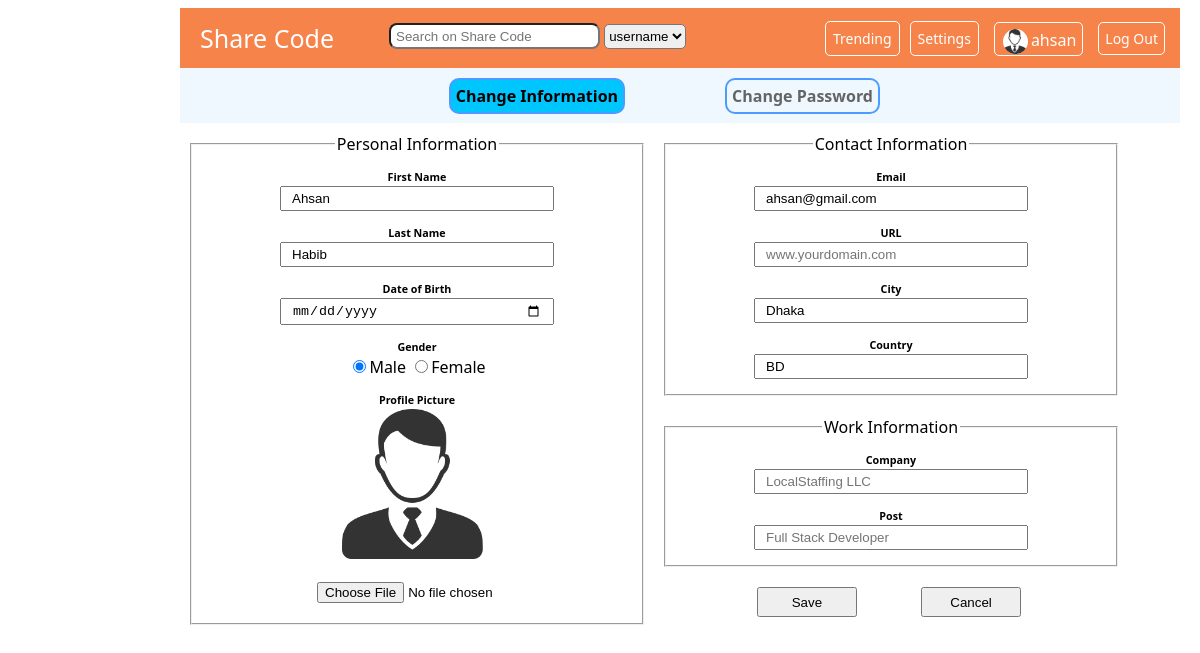
/setting.php (signed in), run on the app's committed database.
### tables this page shows
CREATE TABLE `users` (
  `userid` int(10) NOT NULL,
  `username` varchar(20) DEFAULT NULL,
  `pass` varchar(20) DEFAULT NULL,
  `firstname` varchar(20) DEFAULT NULL,
  `lastname` varchar(20) DEFAULT NULL,
  `dob` date DEFAULT NULL,
  `gender` varchar(10) DEFAULT NULL,
  `email` varchar(200) DEFAULT NULL,
  `url` varchar(100) DEFAULT NULL,
  `city` varchar(20) DEFAULT NULL,
  `country` varchar(20) DEFAULT NULL,
  `company` varchar(20) DEFAULT NULL,
  `post` varchar(20) DEFAULT NULL
);

### setting.php (the view, shortened to what this page needs)
<?php session_start();
include_once 'includes/config.php';
$me = $_SESSION['userid'];
$sql = "SELECT * FROM users WHERE userid=$me";
$result = mysqli_query($conn,$sql);
$row = mysqli_fetch_assoc($result);
$imgsrc = "pp/".$me;
if(!file_exists($imgsrc)){
    $imgsrc = "pp.png";
}
?>
<!DOCTYPE html>
<html>
<head>
    <link rel="stylesheet" type="text/css" href="styles/pstyle.css">
</head>
<body>
    <header class="personal_header">
        <a id="homelink" href="personal.php">Share Code</a>
        <form id="search" action="search.php">
            <input name="search" type="text" placeholder="Search on Share Code">
            <select name="soption" >
                <option value="username">username</option>
            </select>
        </form>
        <a id="logout" href="logout.php"> Log Out </a>
        <a id="usernameh" href="personal.php">
            <img src="<?php echo $imgsrc;?>" height="25" width="25">
            <p id="usernamep"><?php echo $_SESSION['username']?> </p>
        </a>
        <a id="setting" href="setting.php">Settings</a>
        <a id="trend" href="popular.php"> Trending </a>
    </header>
    <div>
        <div class="changeselect">
            <a href="changepass.php"> Change Password </a>
            <a class="changecurrent" href="setting.php"> Change Information </a> </div>
        <form class="settings_form" action="includes/settingform.php" method="POST" enctype="multipart/form-data">
            <fieldset>
                <legend>Personal Information</legend>
                <h6>First Name</h6>
                <input name="sfname" type="text" placeholder="First Name" value="<?php echo $row['firstname'];?>">
                <h6>Last Name</h6>
                <input name="slname" type="text" placeholder="Last Name" value= "<?php echo $row['lastname'];?>" >
                <h6>Date of Birth</h6>
                <input name="sdob" type="date" placeholder="yyyy-mm-dd" value="<?php echo $row['dob'];?>">
                <h6>Gender</h6>
                <input class="radio" type="radio" name="gender" value="male" <?php if($row['gender']!='female') echo "checked"; ?> >Male
                <input class="radio" type="radio" name="gender" value="female" <?php if($row['gender']=='female') echo "checked"; ?> >Female
                <h6>Profile Picture</h6>
                <img src="<?php echo $imgsrc?>" height="150" width="150">
                <h6><input name="spp" id="ppinput" type="file"></h6>
            </fieldset>
            <fieldset>
                <legend>Contact Information</legend>
                <h6>Email</h6>
                <input name="semail" type="email" placeholder="you@domain.com" value="<?php echo $row['email'];?>" >
                <h6>URL</h6>
                <input name="surl" type="url" placeholder="www.yourdomain.com" value="<?php echo $row['url'];?>" >
                <h6>City</h6>
                <input name="scity" type="text" placeholder="Dhaka" value="<?php echo $row['city'];?>">
                <h6>Country</h6>
                <input name="scountry" type="text" placeholder="Bangladesh" value="<?php echo $row['country'];?>">
            </fieldset>
            <fieldset>
                <legend>Work Information</legend>
                <h6>Company</h6>
                <input name="scompany" type="text" placeholder="LocalStaffing LLC" value="<?php echo $row['company'];?>">
                <h6>Post</h6>
                <input name="spost" type="text" placeholder="Full Stack Developer" value="<?php echo $row['post'];?>">
            </fieldset>
            <fieldset style="border:none;">
                <button name="ssave" type="submit">Save</button>
                <button name="scancel" type="submit">Cancel</button>
            </fieldset>
        </form>
    </div>
</body>
</html>

### styles/pstyle.css (style rules this page uses)
body { margin-left: 180px; width: 1000px; font-family: Segoe UI; padding: 0px; }
.personal_header { clear: both; width: 100%; height: 60px; padding: 0px; background-color: #F6834A; background-color: #F6834A; color: white; overflow: hidden; }
.personal_header > a { text-decoration: none; color: white; }
#homelink { float: left; font-size: 25px; margin: 13px 20px; border: none; }
#search { float: left; width: auto; margin-top: 15px; margin-left: 35px; height: 30px; width: 300px; }
#search input { width: 200px; height: 20px; border-radius: 8px; padding-left: 5px; }
#search select { height: 25px; border-radius: 5px; }
#trend { float: right; margin: 13px 10px; padding: 7px; font-size: 14px; border-radius: 5px; border: 1px solid white; }
#setting { float: right; margin-top: 13px; margin-right: 15px; padding: 7px; border-radius: 5px; border: 1px solid white; font-size: 14px; }
#usernameh { float: right; width: auto; height: 20px; padding: 6px; margin: 14px 0px; border-radius: 5px; border: 1px solid white; }
.personal_header img { float: left; border-radius: 50%; background-color: white; margin: 0px 2px; }
#usernamep { float: right; margin-top: 0px; margin-left: 1px; }
#logout { float: right; padding: 6px; margin: 0px 15px; margin-top: 14px; font-size: 14px; border-radius: 5px; border: 1px solid white; }
fieldset { width: 450px; float: left; margin: 10px; padding: 0px 0px 15px 0px; text-align: center; }
fieldset h6 { margin-top: 15px; margin-bottom: 2px; width: auto; }
fieldset input { padding: 3px 10px; }
fieldset h6 input { margin-left: 50px; }
fieldset input:not(.radio) { width: 250px; }
fieldset button { margin: 0px 30px; width: 100px; height: 30px; }
.changeselect { padding: 10px 250px 15px 150px; height: 30px; background-color: aliceblue; }
.changeselect a:not(.changecurrent) { float: right; display: block; margin: 0px 50px; padding: 5px; font-weight: bold; text-decoration: none; border: 2px solid #4c9cff; border-radius: 10px; color: #646464; }
.changecurrent { pointer-events: none; background-color: #00c6ff; color: black; float: right; display: block; margin: 0px 50px; padding: 5px; font-weight: bold; text-decoration: none; border: 2px solid #4c9cff; border-radius: 10px; }

### data on the page
users: sfname "Ahsan", slname "Habib", gender "☑", semail "ahsan@gmail.com", scity "Dhaka", scountry "BD"

### other printed values
$_SESSION['username'] "ahsan"
